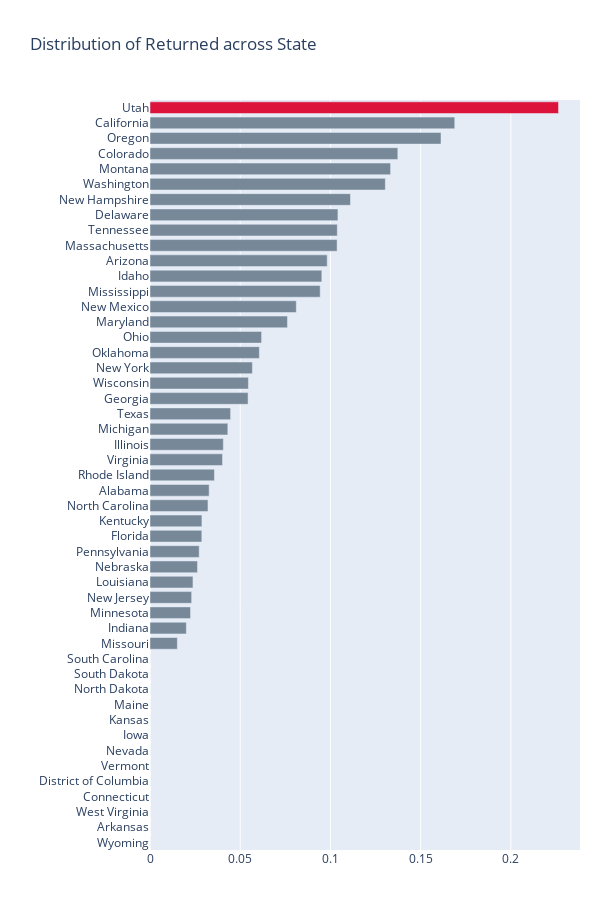

The code cell stored with this chart in its notebook:
### Code cell
eda_category_bar(return_rates_state, "State", "Returned", width=600, height=900)

### Figure 1 — Plotly figure (JSON) as saved in the notebook; plotly's stock layout.template omitted (floating-point values rounded to 4 significant figures)
{"data": [{"marker": {"color": ["lightslategray", "lightslategray", "lightslategray", "lightslategray", "lightslategray", "lightslategray", "lightslategray", "lightslategray", "lightslategray", "lightslategray", "lightslategray", "lightslategray", "lightslategray", "lightslategray", "lightslategray", "lightslategray", "lightslategray", "lightslategray", "lightslategray", "lightslategray", "lightslategray", "lightslategray", "lightslategray", "lightslategray", "lightslategray", "lightslategray", "lightslategray", "lightslategray", "lightslategray", "lightslategray", "lightslategray", "lightslategray", "lightslategray", "lightslategray", "lightslategray", "lightslategray", "lightslategray", "lightslategray", "lightslategray", "lightslategray", "lightslategray", "lightslategray", "lightslategray", "lightslategray", "lightslategray", "lightslategray", "lightslategray", "lightslategray", "crimson"]}, "orientation": "h", "type": "bar", "x": [0, 0, 0, 0, 0, 0, 0, 0, 0, 0, 0, 0, 0, 0.01515, 0.02013, 0.02247, 0.02308, 0.02381, 0.02632, 0.02726, 0.02872, 0.02878, 0.03213, 0.03279, 0.03571, 0.04018, 0.04065, 0.04314, 0.04467, 0.05435, 0.05455, 0.05674, 0.06061, 0.06183, 0.07619, 0.08108, 0.09434, 0.09524, 0.09821, 0.1037, 0.1038, 0.1042, 0.1111, 0.1304, 0.1333, 0.1374, 0.1613, 0.1689, 0.2264], "y": ["Wyoming", "Arkansas", "West Virginia", "Connecticut", "District of Columbia", "Vermont", "Nevada", "Iowa", "Kansas", "Maine", "North Dakota", "South Dakota", "South Carolina", "Missouri", "Indiana", "Minnesota", "New Jersey", "Louisiana", "Nebraska", "Pennsylvania", "Florida", "Kentucky", "North Carolina", "Alabama", "Rhode Island", "Virginia", "Illinois", "Michigan", "Texas", "Georgia", "Wisconsin", "New York", "Oklahoma", "Ohio", "Maryland", "New Mexico", "Mississippi", "Idaho", "Arizona", "Massachusetts", "Tennessee", "Delaware", "New Hampshire", "Washington", "Montana", "Colorado", "Oregon", "California", "Utah"]}], "layout": {"autosize": false, "bargap": 0.15, "bargroupgap": 0.1, "barmode": "stack", "height": 900, "hovermode": "x", "margin": {"b": 50, "l": 150, "r": 20, "t": 100}, "title": {"text": "Distribution of Returned across State"}, "width": 600}}
